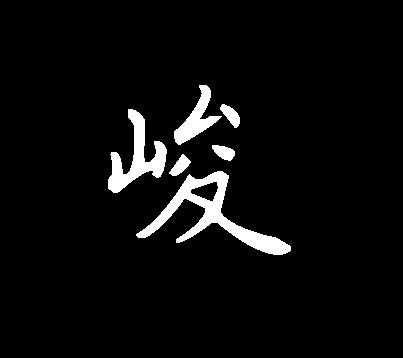
#> input picture images/1111.png, 403 x 358 px
$ python demo4.py
#> lines starting #> are read from the running program, lines starting #| are printed output that depends on the picture; after the words box and inside, x2 and y2 are one past the last pixel; in counts of white or black regions, pixels touching at a corner belong together
import random
import math
import  os
import numpy as np
import cv2
import matplotlib
import matplotlib.pyplot as plt
from skimage.morphology import skeletonize
from skimage import img_as_ubyte


#key: row and column of the neighbouring pixels, value: the amount to be added to the central pixel -> h,wpl.,
delta = {(0,0): (-1,-1), (0,1): (-1,0), (0,2): (-1,1),
            (1,0): (0,-1), (1,1): (0,0), (1,2): (0,1),
            (2, 0): (1, -1), (2,1): (1,0), (2,2): (1,1)}

colors = [(255, 0, 0), (0, 255, 0), (0, 0, 255), (0, 255, 255), (80, 127, 255), (255, 0, 255),
          (255, 255, 0), (96, 164, 244)]

def testli(oth,image,ys):
    i = image.copy()
    for n in range(len(oth)) :
        # print('oth:',oth[n])
        cv2.circle(i, (oth[n][0],oth[n][1]), 1 , ys )
    # [4 lines of commented-out code are left out]
    return i

# [10 lines left out: function testli11111, not called in this run]

class Stroke(object):
    class_counter= 0

    def __init__(self, points, image):

        self.points = points
        self.image = image
        self.starting_point, self.ending_point = self.find_ending_points()
        self.index = Stroke.class_counter
        Stroke.class_counter += 1

    def draw_strokes3(self, image, points):
        if len(image.shape) >2:
            h, w, d = image.shape
        else :
            h, w= image.shape
        blank_image = np.zeros((h, w), np.uint8)

        for p in points:
            blank_image[p[1], p[0]] = 255

        return blank_image

    def distance(self, pixel_1, pixel_2):
        delta_x = (pixel_1[0] - pixel_2[0]) ** 2
        delta_y = (pixel_1[1] - pixel_2[1]) ** 2
        return (delta_x + delta_y) ** 0.5

    def far_away_end_points(self, ending_points):
        max_dist = -10
        ending_points_ = None
        for p in ending_points:
            for p2 in ending_points:
                d = self.distance(p, p2)
                if d > max_dist:
                    ending_points_ = [p, p2]
                    max_dist = d
        return ending_points_


    def compareN(self, neighbourhood):
        possible = [np.array([[0, 255, 255], [0, 255, 0], [0, 0, 0]]),
                    np.array([[255, 255, 0], [0, 255, 0], [0, 0, 0]]),
                    np.array([[0, 0, 0], [0, 255, 0], [255, 255, 0]]),
                    np.array([[0, 0, 0], [0, 255, 0], [0, 255, 255]]),
                    np.array([[0, 0, 255], [0, 255, 255], [0, 0, 0]]),
                    np.array([[255, 0, 0], [255, 255, 0], [0, 0, 0]]),
                    np.array([[0, 0, 0], [255, 255, 0], [255, 0, 0]]),
                    np.array([[0, 0, 0], [0, 255, 255], [0, 0, 255]])
                    ]
        for p in possible:

            c = neighbourhood == p
            if c.all():
                return True
        return False

    def find_ending_points(self):
        d = self.draw_strokes3(self.image, self.points)
        # cv2.imshow('1',d)
        # cv2.waitKey(0)
        # cv2.destroyAllWindows()
        ending_points = []
        for p in self.points:
            neighbourhood = list()
            neighbourhood[:] = d[p[1] - 1: p[1] + 2, p[0] - 1: p[0] + 2]
            neighbours = np.argwhere(neighbourhood)
            print('neighbours', neighbours, 'len neighbours', len(neighbours))
            if len(neighbours) <= 2:
                ending_points.append(p)
            elif len(neighbours) == 3:
                if  self.compareN(neighbourhood):
                    ending_points.append(p)
        # returns the two ending points that are more far away
        print("points", self.points)
        print("ending_points", ending_points)
        # if no ending points were found we have a close stroke (i.e. a perfectly closed circle)
        if not ending_points:
            return (self.points[0], self.points[1])

        # testli(ending_points,ima,(255,255,0))

        real_ending_points = self.far_away_end_points(ending_points)

        # testli([real_ending_points[0], real_ending_points[-1]], ima, (255, 255, 0))

        return (real_ending_points[0], real_ending_points[-1])


def threshold_image(image, min_p = 200, max_p = 255):
    grayscaled = cv2.cvtColor(image, cv2.COLOR_BGR2GRAY)
    ret, threshold = cv2.threshold(grayscaled, min_p, max_p, cv2.THRESH_BINARY)
    # cv2.imshow('111',threshold)
    # cv2.waitKey(0)
    # cv2.destroyAllWindows()
    return threshold


def getSkeleton (image):
    # Applies a skeletonization algorithm, thus, transforming all the strokes inside the sketch into one pixel width lines
    threshold = threshold_image(image)
    ceshi = []
    threshold = cv2.bitwise_not(threshold)
    # cv2.imshow('111',threshold)
    # cv2.waitKey(0)
    # cv2.destroyAllWindows()
    threshold[threshold == 255] = 1
    # ceshi.append(threshold[threshold == 1])
    skeleton = skeletonize(threshold)
    skeleton = img_as_ubyte(skeleton)
    h , w = skeleton.shape
    for i in range(h):
        for j in range(w):
            if skeleton[i,j]==255:
                ceshi.append([i,j])
    return skeleton,ceshi

def showImage(image, method = 'plt'):
    if method == 'plt':
        try:
            plt.imshow(cv2.cvtColor(image, cv2.COLOR_BGR2RGB))
            plt.show()
        except cv2.error:
            plt.imshow(image)
            plt.show()

    else:
        cv2.imshow('image', image)
        cv2.waitKey(0)
        cv2.destroyAllWindows()

 # 查询8邻域内黑色坐标位置
def scan_8_pixel_neighbourhood(skeleton_image, pixel):
    """
    :param skeleton_image: skeleton image
    :param pixel: a tuple of the type (x, y)
    :return: a matrix indicating the indexes of the neighbouring pixels of the input pixel
    """
    if inside_image(pixel, skeleton_image):
        skeleton_image = skeleton_image.copy()
        neighbourhood = skeleton_image[pixel[1] - 1: pixel[1] + 2, pixel[0] - 1: pixel[0] + 2]
        neighbourhood[1,1] = 0
        neighbours = np.argwhere(neighbourhood)
        return neighbours
    else:
        return []

def find_top_left_most_pixel(skeleton_image, processing_index = 0):
    """
    Expects an skeletonized image (binary image with one-pixel width lines)
    """
    for y in range(processing_index, skeleton_image.shape[0], 1):
        for x in range(0, skeleton_image.shape[1]):

            if skeleton_image[y, x] == 255 :
                return (x,y)
    return None

def inside_image(pixel, image):
    """Checks whether a pixel is inside the image space"""
    h, w = image.shape
    if (pixel[1] - 1 >= 0) and (pixel[1] + 1 <= h - 1) and (pixel[0] - 1 >= 0) and (pixel[0] + 1 <= w - 1):
        return True
    else:
        return False


# [98 lines left out: functions extend_line, determine_side, inner_angle, local_solver, draw_strokes, not called in this run]


def distance(pixel_1, pixel_2):
    delta_x = (pixel_1[0] - pixel_2[0]) ** 2
    delta_y = (pixel_1[1] - pixel_2[1]) ** 2
    return (delta_x + delta_y)**0.5


# [17 lines left out: function stroke_distance, not called in this run]


def generate_strokes_until_ambiguity(skeleton_image, pixel, minimum_length = 10):
    """Generates an stroke until ambiguity, unless the current length is less than a predefined length threshold"""
    former_skeleton = skeleton_image.copy()
    ambiguity_pixel = None
    stroke_history = []
    stroke_history.append(pixel)
    all_possibilities = []
    skeleton_image[pixel[1], pixel[0]] = 0
    ambiguity_solved = True
    oth_p = []
    n1 = 0
    n2 = 0
    n3 = 0

    while (len(scan_8_pixel_neighbourhood(skeleton_image, pixel)) > 0) or not ambiguity_solved:
        if pixel[0]==211 and pixel[1]==207:
            print(11111111111)
            # testli(stroke_history,image,(0,255,0))

        #print(ambiguity_solved)
        if ambiguity_pixel:
            neighbours_ap = scan_8_pixel_neighbourhood(skeleton_image, ambiguity_pixel)
            #print("ambiguity pixel", ambiguity_pixel, "has", len(neighbours_ap), "neighbours")
            #print(neighbours_ap)
            if len(neighbours_ap) == 0:
                #print("hiiii", ambiguity_pixel)
                ambiguity_solved = True

        if len(scan_8_pixel_neighbourhood(skeleton_image, pixel)) == 0 and ambiguity_solved==False:
            # added

            skeleton_image[pixel[1], pixel[0]] = 0
            pixel = ambiguity_pixel
            all_possibilities.append(stroke_history)
            # testli(stroke_history, image, (0, 255, 0))
            stroke_history = []
            print('----------------------------------------------')

        # comparing with the new pixel
        neighbours = scan_8_pixel_neighbourhood(skeleton_image, pixel)
        print(len(neighbours))

            # added check
        #if len(neighbours) == 0:


        if len(neighbours) == 1:
            n1 +=1
            delta_y, delta_x = delta[tuple(neighbours[0])]
            pixel = (pixel[0] + delta_x, pixel[1] + delta_y)
            stroke_history.append(pixel)
            print("Stroke History == 1", stroke_history)
            skeleton_image[pixel[1], pixel[0]] = 0
        elif len(stroke_history) < minimum_length and len(neighbours) > 0:

            if len(stroke_history) < 2:
                print("neighbours XD XD", neighbours)
                print("neighbours XD", tuple(neighbours[0]))
                delta_y, delta_x = delta[tuple(neighbours[0])]
                pixel = (pixel[0] + delta_x, pixel[1] + delta_y)
                stroke_history.append(pixel)
                print("Stroke History > 0  and  <2", stroke_history)
                skeleton_image[pixel[1], pixel[0]] = 0
                oth_p.append(pixel)
                print('oth_p',oth_p)
            else:
                P1 = stroke_history[-2]
                P2 = stroke_history[-1]

                pixel = local_solver(P1, P2, tuple(neighbours))
                stroke_history.append(pixel)
                print("Stroke History  > 0  and  >>>>>>2", stroke_history)
                skeleton_image[pixel[1], pixel[0]] = 0
        else:
            n3 +=1
            #it is large enough so it can be compared later, hence we add it

            all_possibilities.append(stroke_history)
            # testli(stroke_history, image, (255, 111, 0))
            print("all_possibilities  --------------------不知道", stroke_history)
            stroke_history = []
            # we must go back to the original ambiguity
            if ambiguity_pixel:
                pixel = ambiguity_pixel
            else:
                ambiguity_pixel = pixel
                ambiguity_solved = False
                #print("ambiguity pixel", ambiguity_pixel, ambiguity_solved)
    # testli(stroke_history, image, (255, 255, 0))
    if len(stroke_history)>=9:
        all_possibilities.append(stroke_history)

    all_strokes = [Stroke(points, former_skeleton) for points in all_possibilities if len(points) > 4]
    # [6 lines of commented-out code are left out]
    print('n1:{} n2:{} n3:{}'.format(n1,n2,n3))
    return all_strokes, former_skeleton , oth_p


# [16 lines of commented-out code are left out]


def generate_strokes2(skeleton_image):
    all_strokes = []
    wh_ci = 0
    while True:

        # 获得第一个坐标
        pixel = find_top_left_most_pixel(skeleton_image, processing_index=0)
        if  pixel == None:
            break

        strokes, former_skeleton,oth_p = generate_strokes_until_ambiguity(skeleton_image, pixel, minimum_length=10)
        # if len(strokes) == 0:
        #     break

        for s in strokes:
            all_strokes.append(s)
            wh_ci += 1
    print('wh_ci',wh_ci)
    return  all_strokes, former_skeleton,oth_p


# [84 lines left out: functions points_principal_component, best_stroke, fill_stroke_gap, alternative_single_merge, multiple_merge, generate_final_strokes, not called in this run]

def neighbours_x_y(x,y):
    "Return 8-neighbours of image point P1(x,y), in a clockwise order"
    # if  x=10.y=10   3点钟方向 逆时针 点位

    x_1, y_1, x1, y1 = x-1, y-1, x+1, y+1
     # p0        p1            p2               p3          p4              p5          p6             p7
    return [[x,y1] ,[x_1,y1], [x_1,y],  [x_1,y_1], [x,y_1] , [x1,y_1],  [x1,y], [x1,y1]]


def neighbours(x,y,image):
    "Return 8-neighbours of image point P1(x,y), in a clockwise order"
    # if  x=10.y=10   3点钟方向 逆时针 点位
    img = image
    x_1, y_1, x1, y1 = x-1, y-1, x+1, y+1
                 # p0        p1            p2               p3          p4              p5          p6             p7
    return [img[x][y1] ,img[x_1][y1], img[x_1][y],  img[x_1][y_1], img[x][y_1] , img[x1][y_1],  img[x1][y], img[x1][y1]]

def get_maxmin(point_list):
    max_x = max(np.array(point_list)[:,:,0])
    max_y = max(np.array(point_list)[:,:,1])
    min_x = min(np.array(point_list)[:,:,0])
    min_y = min(np.array(point_list)[:,:,1])
    return max_x,max_y,min_x,min_y


def getDX_fw(contour_FW1,contour_FW2):
    x1 = contour_FW1[0] > contour_FW2[0]
    y1 = contour_FW1[1] > contour_FW2[1]
    x2 = contour_FW1[2] < contour_FW2[2]
    y2 = contour_FW1[3] < contour_FW2[3]
    return x1,y1,x2,y2
def getFw_list(all_contours):
    Fw  =[]
    for i in all_contours:
        max_x_1, max_y_1, min_x_1, min_y_1 = get_maxmin(i)
        Fw.append([max_x_1, max_y_1, min_x_1, min_y_1])
    return Fw


def  geiFw_Info(all_contours,Fw_list,save_path,image):
     # 所有的contours个数
     E = len(all_contours)
     nameNum = 0
     file_names= []
     del_file = []
     for i in range(E):
         new_img = np.zeros((image.shape[0], image.shape[1]), np.uint8)
         nameNum+=1
         fwli  = get_maxmin(all_contours[i])
         bihua_FW_li = []
         bihua_FW_li.append(all_contours[i])
         houxu_fw = []

         for j in range(len(Fw_list)):

             max_x, max_y, min_x, min_y  = getDX_fw (fwli,Fw_list[j])

             if  max_x==True and max_y ==True and min_x ==True and min_y ==True:
                    houxu_fw.append(all_contours[j])
                    del_file.append(j+1)

         filename = save_path + str(nameNum) + '.jpg'


         cv2.drawContours(new_img, bihua_FW_li, -1, (255, 255, 255), -1)
         if len(houxu_fw) != 0:
            cv2.drawContours(new_img, houxu_fw, -1, (0, 0, 0), -1)
         cv2.imwrite( filename,new_img)
         file_names.append(filename)


     if len(houxu_fw)==(E-2):
            for i in file_names:
                file_names.remove(i)
                os.remove(i)
            cv2.drawContours(new_img, bihua_FW_li, -1, (255, 255, 255), -1)
            cv2.drawContours(new_img, houxu_fw, -1, (0, 0, 0), -1)
            cv2.imwrite(filename, new_img)
            file_names.append(filename)
     return file_names


# [29 lines left out: functions getBlo_neighbour, compute_distance, not called in this run]

def get_allWP(skeleton11111111111111111111):
    h, w = skeleton11111111111111111111.shape
    p_li = []
    for i in range(h):
        for j in range(w):
            if skeleton11111111111111111111[i, j] == 255:
                p_li.append([i, j])
    return p_li


def get_jj_p(bh,fork_list):
    ned_x = bh[0]
    ned_y = bh[1]
    kaishi = neighbours_x_y(ned_x, ned_y)
    for i in kaishi:
        for j in fork_list:
            if i[0] == j[1] and i[1] == j[0]:
                    return i


def get_all_lianjie(list1,list2,jz_list,list_index,list2_index):
    qqqqqq = jz_list.copy()
    ceshi = []
    for i in range(len(list1)):
        for j in range(len(list2)):
            if list1[i]==None:
                    # qqqqqq[i][j] = 0
                    break
            if list2[j]==None:
                    # qqqqqq[i][j] = 0
                    break

            jl = distance(list1[i],list2[j])
            print(jl)
            if jl<=25:
                print('距离少于10，添加进入')
                print(i,j)
                qqqqqq[list_index][list2_index]=1
                # print('ceshi', list1[i], list2[j])
                ceshi.append(list1[i])
    print('ceshi',ceshi)
    # testli11111(ceshi,img,(255,0,0))
    return qqqqqq

def find_oth_jiaodian(d_a,d_b,d_c,d_d,al_bh):
    jl_list = []
    # [41 lines of commented-out code are left out]

def getFork_posion(fork_list,all_bihua_list):

    jl_list = []
    ceshi_lisgt  = {}
    k = 0
    for bihua in all_bihua_list:
        # 所有笔画的x  和y 的集合
        y1_x = np.array(bihua)[:, 0]
        y1_y = np.array(bihua)[:, 1]
        # 最大的x  y 最小的x y
        y1_x_max = max(y1_x)
        y1_y_max = max(y1_y)
        y1_x_min = min(y1_x)
        y1_y_min = min(y1_y)
        # 找出  最高点   最低点  最左点 最右点 的个数  超过1的说明有不是该定点  不具备唯一性
        a = np.argwhere(y1_x == y1_x_max)
        b = np.argwhere(y1_x == y1_x_min)
        c = np.argwhere(y1_y == y1_y_max)
        d = np.argwhere(y1_y == y1_y_min)
        print('a',len(a))
        print('b',len(b))
        print('c',len(c))
        print('d',len(d))

        # 查找end点的 邻域  邻域和 fork点有交集的位置
        if len(a)<2 and len(a)>0:
            print('A')
            p = get_jj_p(bihua[int(a[0])], fork_list)
            if p==None and  len(a)>1:
                p = get_jj_p(bihua[int(a[1])], fork_list)
            jl_list.append(p)
        if len(b)<2 and len(b)>0:
            print('B')
            p = get_jj_p(bihua[int(b[0])], fork_list)
            if p == None and  len(b)>1:
                p = get_jj_p(bihua[int(b[1])], fork_list)
            jl_list.append(p)
            # jl_list['bh' + str(k)] = p
        if len(c)<2 and len(c)>0:
            print('C')
            p = get_jj_p(bihua[int(c[0])], fork_list)
            print('11111111111111111111111',p)
            if p == None and len(c)>1:
                p = get_jj_p(bihua[int(c[1])], fork_list)
                print('2222222222222222222', p)
            if p==None:
                p = bihua[int(c[0])]
            jl_list.append(p)
            # jl_list['bh' + str(k)] = p
        if len(d)<2 and len(d)>0:
            print('D')
            p = get_jj_p(bihua[int(d[0])], fork_list)
            print('11111111111111111111111DDD', p)
            if p == None and  len(d)>1:
                p = get_jj_p(bihua[int(d[1])], fork_list)
            jl_list.append(p)
            # jl_list['bh' + str(k)] = p
        if jl_list==[None]:
            print('123123123123123123123123123')
            find_oth_jiaodian(a,b,c,d,all_bihua_list)
        ceshi_lisgt['bh' + str(k)] = jl_list
        jl_list= []
        k += 1


    # ceshi_list 是笔画 和 fork有交集的位置 可以理解为 他和其他位置有交集

    print('ceshi_lisgt:   ',ceshi_lisgt)
    keys = list(ceshi_lisgt.keys())
    q111111 = np.zeros([len(keys), len(keys)])
    for i in range(len(keys)):
        for j in range(len(keys)):
             if i !=j:
                 # print(i,j)
                 list1 = ceshi_lisgt.get(keys[i])
                 list2 = ceshi_lisgt.get(keys[j])
                 print(list1)
                 # testli11111(list1,img,(255,0,0))
                 # testli11111(list2,img,(255,0,0))
                 if i == 0 and j ==1:
                     print(1)
                 q111111 = get_all_lianjie(list1,list2,q111111,i,j)
                 print(q111111)

all_p = []
all_p1 = []

img1 = cv2.imread('images/1111.png', cv2.IMREAD_GRAYSCALE)  # 读取图像
#> img1: shape (358, 403); 4.6% white; 6 white regions, box (x1, y1, x2, y2) and area: (136, 171, 291, 255) 3097, (108, 109, 167, 193) 1848, (174, 85, 222, 145) 1024, (220, 104, 240, 128) 252, (169, 154, 191, 176) 240, (212, 145, 235, 161) 239
# img1 = cv2.imread('images/test5.png')  # 读取图像
if len(img1.shape) > 2:
    h1, w1, n = img1.shape
    img2 = img1[::, 2]
else:
    h1, w1 = img1.shape
    img2 = img1
threshold = cv2.bitwise_not(img2)
#> threshold: shape (358, 403); 95.4% white; 6 black regions
threshold[threshold<200]=0
threshold[threshold>1]=255

contours, cnt = cv2.findContours(threshold, cv2.RETR_CCOMP, cv2.CHAIN_APPROX_SIMPLE)  # 提取轮廓 contours
#> contours = 8 contours; box (x1, y1, x2, y2) and area: (0, 0, 403, 358) 143514, (135, 170, 292, 256) 3621, (107, 108, 168, 194) 2006, (173, 84, 223, 146) 1108, (219, 103, 241, 129) 280, (191, 182, 218, 201) 268, (211, 144, 236, 162) 266, (168, 153, 192, 177) 266; cnt = [[1, -1, -1, -1], [-1, 0, 2, -1], [3, -1, -1, 1], [4, 2, -1, 1], [5, 3, -1, 1], [6, 4, -1, 1], [7, 5, -1, 1], [-1, 6, -1, 1]]
#
showImage(threshold,'')

# [9 lines of commented-out code are left out]


save_path = 'images/img'
max_x,max_y = 0,0
min_x,min_y = 0,0
showImage(threshold)
Fw_list =getFw_list(contours)
#> the loop in getFw_list, `for i in all_contours:` made 8 passes
#> (max_x in get_maxmin, max_y in get_maxmin, min_x in get_maxmin, min_y in get_maxmin, max_x_1, max_y_1, min_x_1, min_y_1) on passes 1, 3, 4, 5, 6, 7, 8: ([217], [200], [191], [182], [217], [200], [191], [182]), ([291], [255], [135], [170], [291], [255], [135], [170]), ([191], [176], [168], [153], [191], [176], [168], [153]), ([235], [161], [211], [144], [235], [161], [211], [144]), ([167], [193], [107], [108], [167], [193], [107], [108]), ([240], [128], [219], [103], [240], [128], [219], [103]), ([222], [145], [173], [84], [222], [145], [173], [84])
#> after the loop in getFw_list, `for i in all_contours:`: Fw = [[[217], [200], [191], [182]], [[402], [357], [0], [0]], [[291], [255], [135], [170]], [[191], [176], [168], [153]], [[235], [161], [211], [144]], [[167], [193], [107], [108]], [[240], [128], [219], [103]], [[222], [145], [173], [84]]]
#> Fw_list has the same summary as Fw in getFw_list
files_name = geiFw_Info(contours,Fw_list,save_path,img1)
#> in geiFw_Info, `E = len(all_contours)`: E = 8
#> the loop in geiFw_Info, `for i in range(E):` made 8 passes
#> (max_x in get_maxmin, max_y in get_maxmin, min_x in get_maxmin, min_y in get_maxmin) on passes 1 to 7: ([217], [200], [191], [182]), ([402], [357], [0], [0]), ([291], [255], [135], [170]), ([191], [176], [168], [153]), ([235], [161], [211], [144]), ([167], [193], [107], [108]), ([240], [128], [219], [103])
#> pass 1, in geiFw_Info, `cv2.imwrite( filename,new_img)`:
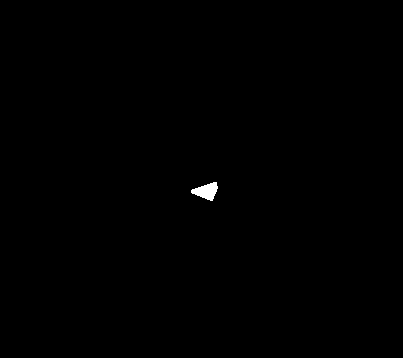
#> saved as img1.jpg: shape (358, 403); 0.21% white; 1 white region, box (x1, y1, x2, y2) and area: (191, 182, 218, 201) 302
#> pass 2, in geiFw_Info, `cv2.imwrite( filename,new_img)`:
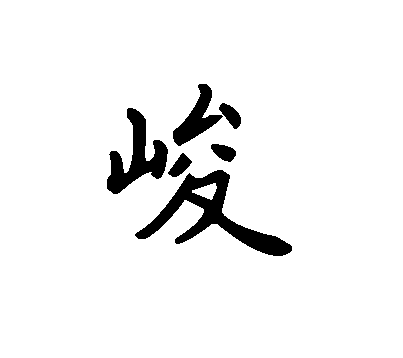
#> saved as img2.jpg: shape (358, 403); 94.5% white; 6 black regions, box (x1, y1, x2, y2) and area: (135, 170, 292, 256) 3609, (107, 108, 168, 194) 2165, (173, 84, 223, 146) 1193, (219, 103, 241, 129) 310, (211, 144, 236, 162) 296, (168, 153, 192, 177) 294
#> after the loop in geiFw_Info, `for i in range(E):`:
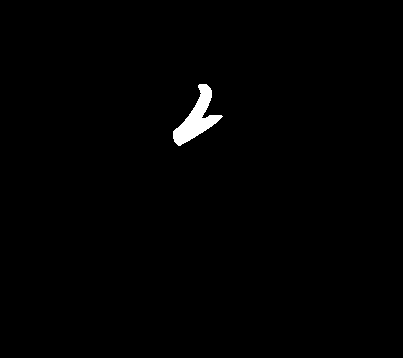
#> new_img: shape (358, 403); 0.83% white; 1 white region, box (x1, y1, x2, y2) and area: (173, 84, 223, 146) 1193
#> after the loop in geiFw_Info, `for i in range(E):`: del_file = [1, 3, 4, 5, 6, 7, 8, 1]; file_names = ['images/img1.jpg', 'images/img2.jpg', 'images/img3.jpg', 'images/img4.jpg', 'images/img5.jpg', 'images/img6.jpg', 'images/img7.jpg', 'images/img8.jpg']; nameNum = 8
#> files_name has the same summary as file_names in geiFw_Info
print(files_name)
#| ['images/img1.jpg', 'images/img2.jpg', 'images/img3.jpg', 'images/img4.jpg', 'images/img5.jpg', 'images/img6.jpg', 'images/img7.jpg', 'images/img8.jpg']
img = cv2.imread(files_name[0])
img = 255-img
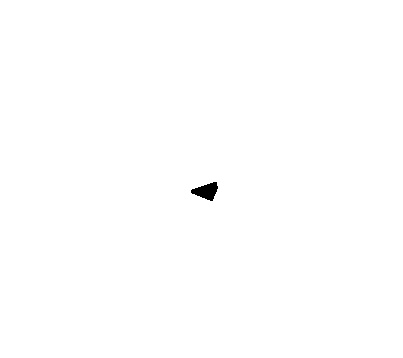
#> img: shape (358, 403, 3); min 0, max 255, mean 254.5
showImage(img)
skeleton_image ,ceshi = getSkeleton(img)
#> (the rest of the program and of its run is left out)
